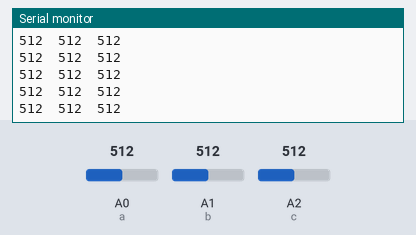
Simulated run of this sketch. Board: Arduino Uno, built with avr-gcc and run on an emulated ATmega328P. On the bench: the last lines printed to the serial monitor. Inputs (shaded band) come from the test bench; at power-on: A2 (c) = 512, A0 (a) = 512, A1 (b) = 512.

Above: at 8.7 s.
8.8 s: A2 (c) set to 11
At 8.88 s:
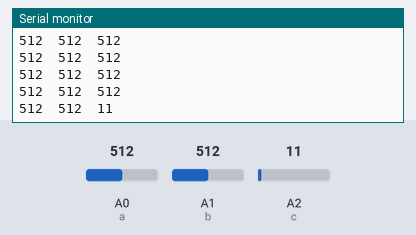
11.8 s: A2 (c) set to 8
At 11.8 s:
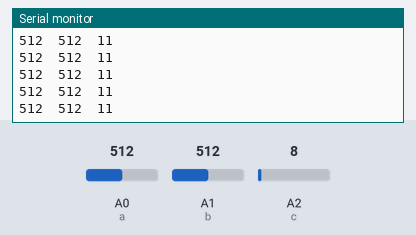
Timing chart, 0 to 14.3 s (numbered marks = the images above; inputs shaded):
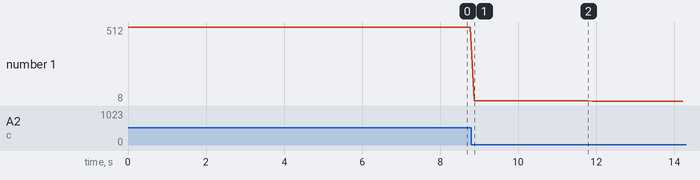

Measured:
- after the input at 8.8 s, the serial monitor: prints a new line after 0.07 s (image 1)
- plotted number 1: 512 → 11 after the input at 8.8 s, 11 → 8 after the input at 11.8 s

The sketch:

Flex_Sensor.ino
```cpp
/*To get readings of Flex sensor*/
int a=A0;
int b=A1;
int c=A2;
void setup(){
  Serial.begin(9600);
}
void loop(){
  Serial.print(analogRead(a));
  Serial.print("\t");
  Serial.print(analogRead(b));
  Serial.print("\t");
  Serial.print(analogRead(c));
  Serial.print("\t");
  Serial.println();
  delay(100);
}
```
